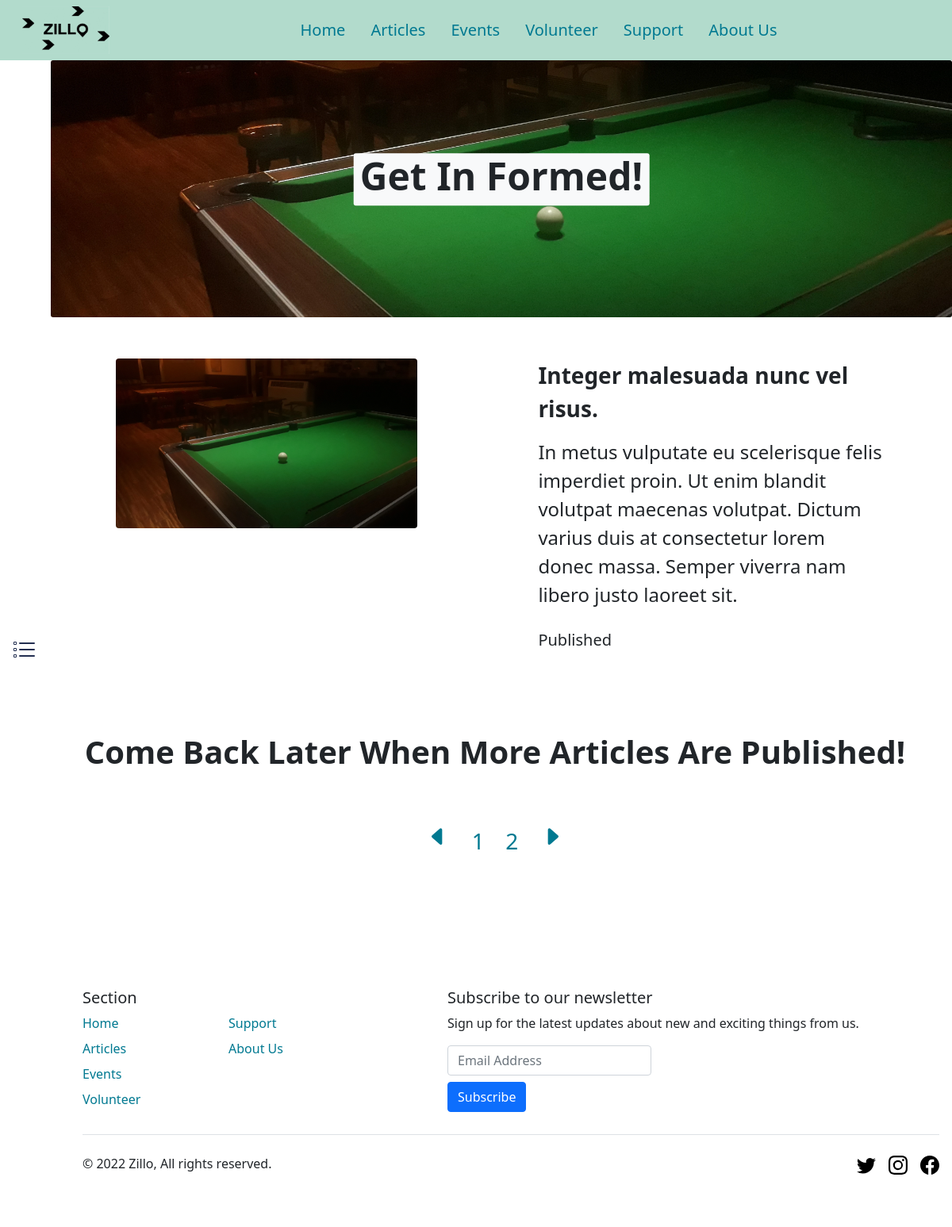
The page /articles/2 on the database its author committed.
### website/models.py (models this page shows)
class Article(db.Model):
    id = db.Column(db.Integer, primary_key=True)
    datetime_posted = db.Column(db.DateTime(timezone=True), default=func.now())
    datetime_created = db.Column(db.DateTime(timezone=True), default=func.now())
    title = db.Column(db.String(100), nullable=False)
    description = db.Column(db.String(256))
    content = db.Column(db.String(5000), nullable=False)
    youtube_embed_link = db.Column(db.String(200))
    writer_id = db.Column(db.Integer, db.ForeignKey('writer.id'))

### website/views.py (the view)
@views.route('/articles/<int:pg>', methods=['GET', 'POST'])         # a decorator that calls the funcation below when routed to /articles/<insert_integer_number> from any html page, <int:pg> acts like a variable that will be used to check for the page number, any number can be inserted so long as its an integer, a number must be inserted else it will 404
def articles(pg):                                                   # creates a function called articles but also passes though the value of <int:pg> to be used later
    page_settings = {                                               # creates a dictionary called page_settings
        'cover_picture': True,                                      # adds the cover_picture as a key and False as it's value to the dictionary
        'current_page': 2,                                          # adds the current_page as a key and 0 as it's value to the dictionary
        'footer' : True,                                            # adds the footer as a key and True as it's value to the dictionary
        'sidebar_segments':1 #maximum 2                             # adds the sidebar_segments as a key and 2 as it's value to the dictionary
        }                                                           # closes the dictionary
    sidebar_links = [                                               # creates a list called sidebar_links
        '/articles/1'                                               # adds articles/1 to the list
    ]                                                               # closes the list
    subscribeForm()                # executes the subscribeForm function
    dbarticles = Article.query.order_by(desc(Article.id)).limit(50).all()           # uses a query filter to get items from the Articles database and sorts them by decending id value, and limits the query to 50 rows, this query will be used to show article items / to pass though a query of the database to the html page
    dbarticledivision = (-(-len(dbarticles)//5))                    # creates a variable called dbarticledivision which gets the length of dbarticles and integer divides it by five while rounding it up
    return render_template(                                         # returns render_template, this function means it'll render a html file for the user to see when this function is called
        './articles.html',                                          # passes through the relative path of the page it'll send the user to, here it is /articles page
        cover_picture=page_settings['cover_picture'],               # creates a variable called cover_picture with the value within page_settings' cover_picture key, the passes it though to be used within the html file
        current_page_num=page_settings['current_page'],             # creates a variable called current_page_num with the value within page_settings' current_page key
        footer=page_settings['footer'],                             # creates a variable called footer with the value within page_settings' footer key
        sidebar_links=sidebar_links,                                # creates a variable called sidebar_links with the list of sidebar_links
        sidebar_segments=page_settings['sidebar_segments'],         # creates a variable called sidebar_segments with the value within page_settings' sidebar_segments key
        articles=dbarticles,                                        # creates a variable called articles with the value of dbarticles, the query made before
        max_pages=dbarticledivision,                                # creates a variable called max_pages with the value of dbarticledivision
        article_page=pg                                             # creates a variable called article_page with the value of pg, the passed though value from the url
        )                                                           # ends render_template function

### website/templates/articles.html (shortened to what this page needs)
{% extends "base.html" %}
{% block cover_text %}Get In Formed!{% endblock %}
{% block content %}
    <div class="my-5 w-100">
        {% for article in articles[ article_page * 5 - 5: article_page * 5 - 1 ] %}
            <div class="row mb-5 g-3 w-100"> <div class="row mb-5 g-3 w-100">
                <div class="col-lg text-center">
                    <img src="\static\assets\article_covers\{{ article.id }}.webp" class="mx-auto rounded" style="width:70%;"/>
                </div>
                <div class="col-lg">
                    <div class="mx-auto" style="width:80%">
                        <div class="mb-3 fs-3 fw-bold w-100">
                            {{ article.title }}
                        </div>
                        <div class="mb-4 lead fs-4">
                            {% if article.description != ''%}
                                {{ article.description }}
                            {% elif article.content | length > 250 %}
                                {{ article.content[0:249] + '...' }}
                            {% else %}
                                {{ article.content }}
                            {% endif %}
                        </div>
                        <div class="lead fs-5">
                            Published {{ article.date }}
                        </div>
                    </div>
                </div>
            </div>
        {% endfor %}
        {% if articles[article_page * 5] == Null %}
            <div class="my-5 fs-1 fw-bold text-center">
                Come Back Later When More Articles Are Published!
            <div>
        {% endif %}
        <div class="container my-5 text-center">
            <a class="m-2 text-decoration-none" {% if article_page - 1 > 0 %}href="/articles/{{ article_page - 1 }}"{% endif %}>
                <svg xmlns="http://www.w3.org/2000/svg" width="32" height="32" fill="currentColor" class="bi bi-caret-left-fill" viewBox="0 2 16 18">
                    <path d="m3.86 8.753 5.482 4.796c.646.566 1.658.106 1.658-.753V3.204a1 1 0 0 0-1.659-.753l-5.48 4.796a1 1 0 0 0 0 1.506z"/>
                </svg>
            </a>
            {% if article_page - 1 > 0 %}
                <a class="h3 m-2 text-decoration-none" href="/articles/{{ article_page - 1 }}">{{ article_page - 1 }}</a>
            {% endif %}
            <a class="h3 m-2 text-decoration-none active" aria-current="page">{{ article_page }}</a>
            <a class="m-2 text-decoration-none" ">
                <svg xmlns="http://www.w3.org/2000/svg" width="32" height="32" fill="currentColor" class="bi bi-caret-right-fill" viewBox="0 2 16 18">
                    <path d="m12.14 8.753-5.482 4.796c-.646.566-1.658.106-1.658-.753V3.204a1 1 0 0 1 1.659-.753l5.48 4.796a1 1 0 0 1 0 1.506z"/>
                </svg>
            </a>
        </div>
    </div>
{% endblock %}

### website/static/css/variables.css (style rules this page uses)
:root { --1-clr: #b2dbcc; --2-clr: #222e50; --3-clr: #007991; --4-clr: #fec601; --5-clr: #ea7317; }

### website/static/css/general.css (style rules this page uses)
a { color: var(--3-clr) !important; }

### rows shown on the page
Article: title "Integer malesuada nunc vel risus.", description "In metus vulputate eu scelerisque felis imperdiet proin. Ut enim blandit volutpat maecenas volutpat. Dictum varius duis at consectetur lorem donec massa. Semper viverra nam libero justo laoreet sit."

### other values the page prints
{{ article_page - 1 }} "1"
{{ article_page }} "2"
